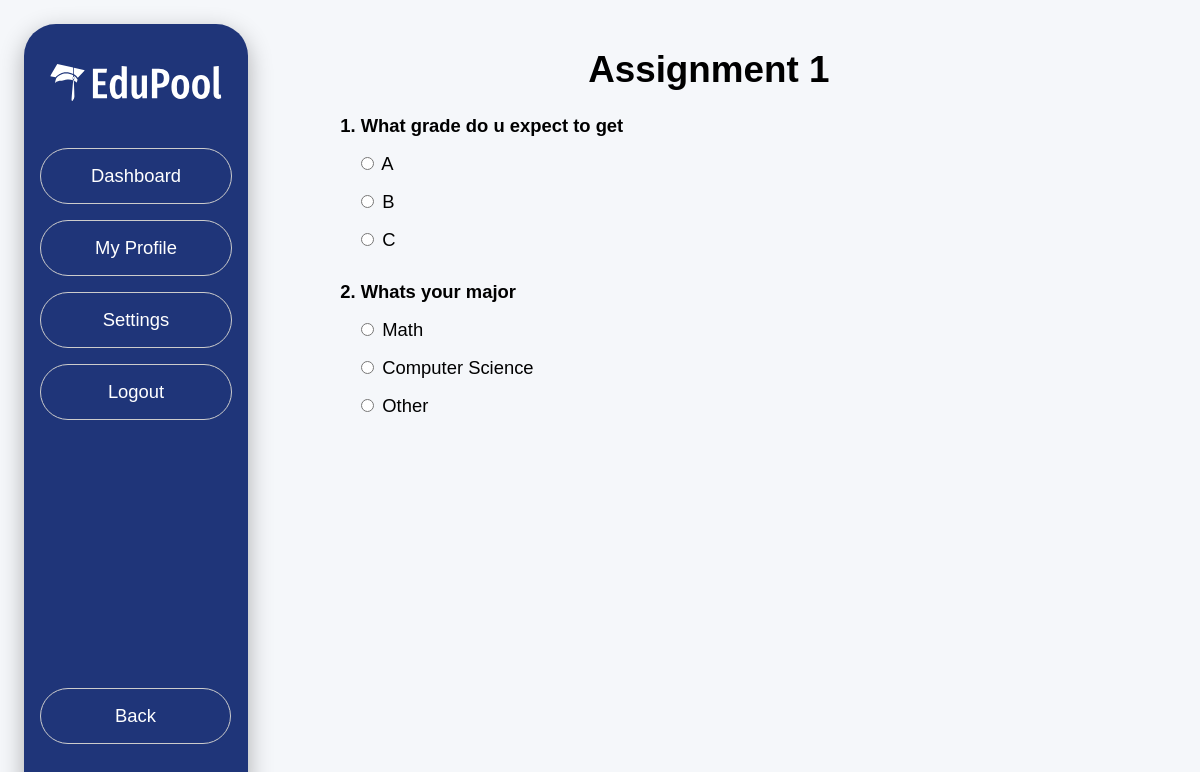
The app's page /course/1/quiz/1 (signed in) with its own data.
### website/models.py (models this page shows)
class Quiz(db.Model, UserMixin):
    __tablename__ = 'quizzes'
    id=db.Column(db.Integer, primary_key=True)
    quiz_name = db.Column(db.String(150))
    course_id = db.Column(db.Integer, db.ForeignKey('courses.id'))

class QuizQuestion(db.Model, UserMixin):
    __tablename__ = 'quizQuestions'
    id=db.Column(db.Integer, primary_key=True)
    question_text = db.Column(db.String(150))
    option1 = db.Column(db.String(150))
    option2 = db.Column(db.String(150))
    option3 = db.Column(db.String(150))
    max_grade = db.Column(db.Integer)
    quiz_id = db.Column(db.Integer, db.ForeignKey('quizzes.id'))

### website/views.py (the view)
@views.route('/course/<int:course_id>/quiz/<int:quiz_id>',methods=['GET'])
def quiz_page(course_id, quiz_id):
    quiz = Quiz.query.filter_by(id=quiz_id, course_id=course_id).first()
    questions = QuizQuestion.query.filter_by(quiz_id=quiz_id).all()
    already_submitted = QuizSubmission.query.filter_by(quiz_id=quiz_id, student_id=current_user.id).first()
    return render_template('quiz.html', course_id=course_id, questions=questions, quiz=quiz, already_submitted=already_submitted)

### website/__init__.py (called while the page is built)
def create_app():
    app = Flask(__name__)
    app.config['SECRET_KEY'] = 'gvfvsvf'
    app.config["SQLALCHEMY_DATABASE_URI"]= f"sqlite:///{DB_NAME}"
    db.init_app(app)
    from .views import views
    from .auth import auth
    app.register_blueprint(views, url_prefix='/')
    app.register_blueprint(auth, url_prefix='/')
    from .models import User
    create_database(app)
    login_manager = LoginManager()
    login_manager.login_view = 'auth.login'
    login_manager.init_app(app)
    @login_manager.user_loader
    def load_user(id):
        return User.query.get(int(id))
    return app

### website/templates/quiz.html (shortened to what this page needs)
<!DOCTYPE html>
<html lang="en">
    <head>
        <link rel="stylesheet" href="{{ url_for('static', filename='css/base.css') }}">
        <link rel="stylesheet" href="{{ url_for('static', filename='css/assignment.css') }}">
    </head>
    <body>
        {% include 'sidebar.html' %}
        <a href="{{ url_for('views.course_page', course_id=course_id) }}" class="back-button">Back</a>
        <main>
            <h1>{{ quiz.quiz_name }}</h1>
                <form class="quiz-form" method="POST" action="/submit_quiz">
                {% if already_submitted %}
                    <h4>You have already submitted this quiz</h4>
                {% else %}
                    {% for question in questions %}
                        <div class="question">
                            <p class="question-text">{{ loop.index }}. {{ question.question_text }}</p>
                            <div class="options">
                                <label>
                                    <input type="radio" required name="{{ question.id }}" value="{{ question.option1 }}">
                                    {{ question.option1 }}
                                </label>
                                <label>
                                    <input type="radio" required name="{{ question.id }}" value="{{ question.option2 }}">
                                    {{ question.option2 }}
                                </label>
                                <label>
                                    <input type="radio" required name="{{ question.id }}" value="{{ question.option3 }}">
                                    {{ question.option3 }}
                                </label>
                            </div>
                        </div>
                    {% endfor %}
                {% endif %}
                </form>
        </main>
    </body>
</html>

### website/static/css/base.css (style rules this page uses)
body { background: #f5f7fa; padding: 1rem; font-family: Helvetica, sans-serif; font-size: 1.15rem; }
a { text-decoration: none; }
form { width: 100%; }
main { width: 80%; margin-left: 14rem; display: flex; flex-direction: column; align-items: center; justify-content: center; }
p { color: #666; margin: 0; }
.options { min-height: 8rem; }
.back-button { width: 7.8rem; text-align: center; position: fixed; bottom: 3.5rem; left: 2.5rem; background-color: #1f3579; padding: 1rem 2rem; border: 1px solid #ccc; border-radius: 2rem; text-decoration: none; color: white; transition: background 0.5s, color 0.5s; }

### website/static/css/assignment.css (style rules this page uses)
.quiz-form { display: flex; flex-direction: column; }
.options { margin: 0.5rem; display: flex; flex-direction: column; }
.options label { margin: 0.5rem; }
.question-text { font-weight: bold; color: black; }
form { width: 80%; }

### records on screen
Quiz: quiz_name "Assignment 1"
QuizQuestion: question_text "What grade do u expect to get", option1 "A", option2 "B", option3 "C"
QuizQuestion: question_text "Whats your major", option1 "Math", option2 "Computer Science", option3 "Other"
